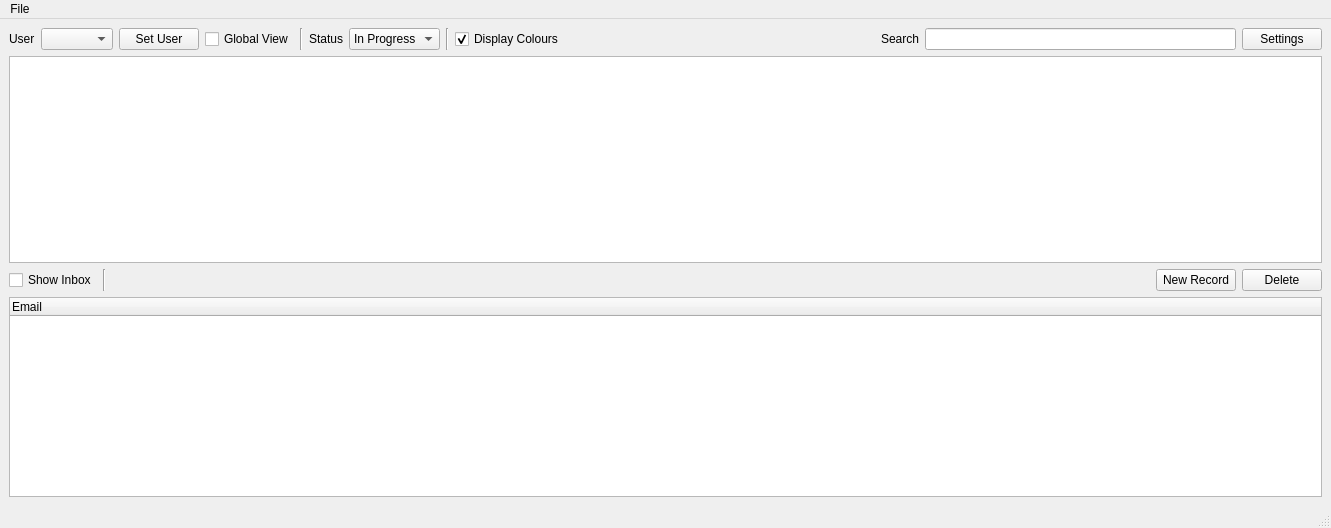
<?xml version="1.0" encoding="UTF-8"?>
<ui version="4.0">
 <class>MainWindow</class>
 <widget class="QMainWindow" name="MainWindow">
  <property name="geometry">
   <rect>
    <x>0</x>
    <y>0</y>
    <width>1331</width>
    <height>528</height>
   </rect>
  </property>
  <property name="windowTitle">
   <string>V-Real Project Status Viewer</string>
  </property>
  <property name="windowIcon">
   <iconset>
    <normaloff>proMan.ico</normaloff>proMan.ico</iconset>
  </property>
  <widget class="QWidget" name="centralwidget">
   <layout class="QVBoxLayout" name="verticalLayout">
    <item>
     <layout class="QHBoxLayout" name="horizontalLayout_3">
      <item>
       <layout class="QHBoxLayout" name="horizontalLayout_2">
        <item>
         <widget class="QLabel" name="lab_User">
          <property name="text">
           <string>User</string>
          </property>
         </widget>
        </item>
        <item>
         <widget class="QComboBox" name="cbx_user"/>
        </item>
        <item>
         <widget class="QPushButton" name="but_setUser">
          <property name="text">
           <string>Set User</string>
          </property>
         </widget>
        </item>
        <item>
         <widget class="QCheckBox" name="chb_Global">
          <property name="text">
           <string>Global View</string>
          </property>
         </widget>
        </item>
       </layout>
      </item>
      <item>
       <widget class="Line" name="line">
        <property name="orientation">
         <enum>Qt::Vertical</enum>
        </property>
       </widget>
      </item>
      <item>
       <layout class="QHBoxLayout" name="horizontalLayout">
        <item>
         <widget class="QLabel" name="label">
          <property name="text">
           <string>Status</string>
          </property>
         </widget>
        </item>
        <item>
         <widget class="QComboBox" name="cbx_status">
          <item>
           <property name="text">
            <string>In Progress</string>
           </property>
          </item>
          <item>
           <property name="text">
            <string>Completed</string>
           </property>
          </item>
          <item>
           <property name="text">
            <string>Signed Off</string>
           </property>
          </item>
         </widget>
        </item>
        <item>
         <widget class="Line" name="line_3">
          <property name="orientation">
           <enum>Qt::Vertical</enum>
          </property>
         </widget>
        </item>
        <item>
         <widget class="QCheckBox" name="chb_Colours">
          <property name="text">
           <string>Display Colours</string>
          </property>
          <property name="checked">
           <bool>true</bool>
          </property>
         </widget>
        </item>
        <item>
         <spacer name="horizontalSpacer_2">
          <property name="orientation">
           <enum>Qt::Horizontal</enum>
          </property>
          <property name="sizeHint" stdset="0">
           <size>
            <width>40</width>
            <height>20</height>
           </size>
          </property>
         </spacer>
        </item>
        <item>
         <widget class="QLabel" name="lab_Search">
          <property name="text">
           <string>Search</string>
          </property>
         </widget>
        </item>
        <item>
         <widget class="QLineEdit" name="lin_search">
          <property name="clearButtonEnabled">
           <bool>true</bool>
          </property>
         </widget>
        </item>
        <item>
         <widget class="QPushButton" name="but_settings">
          <property name="text">
           <string>Settings</string>
          </property>
         </widget>
        </item>
       </layout>
      </item>
     </layout>
    </item>
    <item>
     <widget class="QTableView" name="tbl_View">
      <property name="font">
       <font>
        <pointsize>9</pointsize>
       </font>
      </property>
      <property name="verticalScrollBarPolicy">
       <enum>Qt::ScrollBarAsNeeded</enum>
      </property>
      <property name="sizeAdjustPolicy">
       <enum>QAbstractScrollArea::AdjustIgnored</enum>
      </property>
      <property name="autoScroll">
       <bool>true</bool>
      </property>
      <property name="alternatingRowColors">
       <bool>true</bool>
      </property>
      <property name="selectionMode">
       <enum>QAbstractItemView::SingleSelection</enum>
      </property>
      <property name="selectionBehavior">
       <enum>QAbstractItemView::SelectRows</enum>
      </property>
      <property name="verticalScrollMode">
       <enum>QAbstractItemView::ScrollPerPixel</enum>
      </property>
      <property name="horizontalScrollMode">
       <enum>QAbstractItemView::ScrollPerItem</enum>
      </property>
      <property name="sortingEnabled">
       <bool>true</bool>
      </property>
      <attribute name="horizontalHeaderDefaultSectionSize">
       <number>75</number>
      </attribute>
      <attribute name="horizontalHeaderMinimumSectionSize">
       <number>40</number>
      </attribute>
      <attribute name="horizontalHeaderShowSortIndicator" stdset="0">
       <bool>true</bool>
      </attribute>
      <attribute name="verticalHeaderVisible">
       <bool>false</bool>
      </attribute>
      <attribute name="verticalHeaderDefaultSectionSize">
       <number>20</number>
      </attribute>
      <attribute name="verticalHeaderMinimumSectionSize">
       <number>20</number>
      </attribute>
     </widget>
    </item>
    <item>
     <layout class="QHBoxLayout" name="horizontalLayout_4">
      <item>
       <widget class="QCheckBox" name="chb_Mail">
        <property name="text">
         <string>Show Inbox</string>
        </property>
       </widget>
      </item>
      <item>
       <widget class="Line" name="line_2">
        <property name="orientation">
         <enum>Qt::Vertical</enum>
        </property>
       </widget>
      </item>
      <item>
       <widget class="QLabel" name="lab_userMail">
        <property name="text">
         <string/>
        </property>
       </widget>
      </item>
      <item>
       <spacer name="horizontalSpacer">
        <property name="orientation">
         <enum>Qt::Horizontal</enum>
        </property>
        <property name="sizeType">
         <enum>QSizePolicy::Expanding</enum>
        </property>
        <property name="sizeHint" stdset="0">
         <size>
          <width>40</width>
          <height>20</height>
         </size>
        </property>
       </spacer>
      </item>
      <item>
       <widget class="QPushButton" name="but_new">
        <property name="text">
         <string>New Record</string>
        </property>
       </widget>
      </item>
      <item>
       <widget class="QPushButton" name="but_del">
        <property name="enabled">
         <bool>true</bool>
        </property>
        <property name="text">
         <string>Delete</string>
        </property>
       </widget>
      </item>
     </layout>
    </item>
    <item>
     <widget class="QTreeWidget" name="tw_Mail">
      <property name="maximumSize">
       <size>
        <width>16777215</width>
        <height>200</height>
       </size>
      </property>
      <column>
       <property name="text">
        <string>Email</string>
       </property>
      </column>
     </widget>
    </item>
   </layout>
  </widget>
  <widget class="QMenuBar" name="menubar">
   <property name="geometry">
    <rect>
     <x>0</x>
     <y>0</y>
     <width>1331</width>
     <height>21</height>
    </rect>
   </property>
   <widget class="QMenu" name="menuFile">
    <property name="title">
     <string>File</string>
    </property>
   </widget>
   <addaction name="menuFile"/>
  </widget>
  <widget class="QStatusBar" name="statusbar"/>
  <action name="actionExit">
   <property name="text">
    <string>Exit</string>
   </property>
  </action>
 </widget>
 <resources/>
 <connections/>
</ui>
